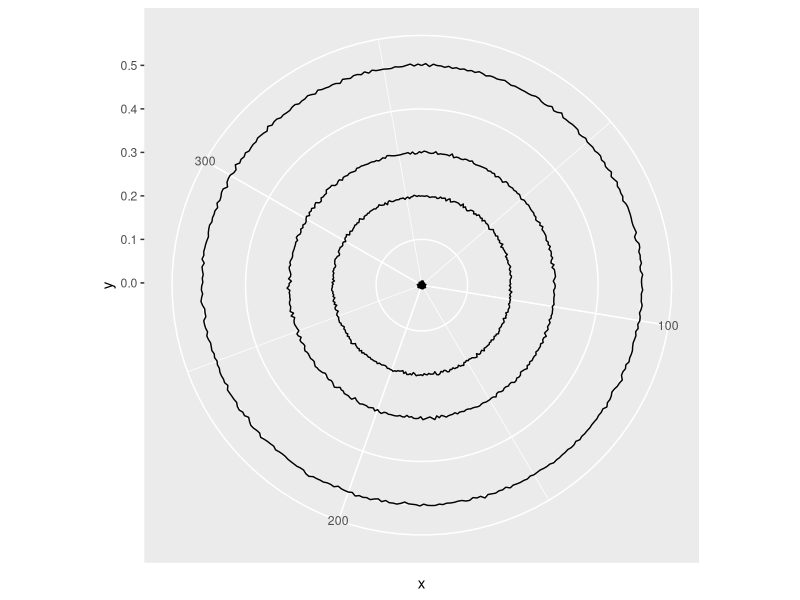

R code for this plot:

library(ggplot2)

test <- data.frame(x = 1, y = 0, ring = 0)
sigma <- 0.095/50
npoints <- 359
rw <- c(1e-10, 0.2,0.1, 0.2)
rwacc <- 0
for(i in 1:length(rw)){
  gen <- rnorm(npoints, rw[i], sigma)
  test <- rbind(
    test,
    data.frame(x = 1:360, y = c(rw[i]+rwacc, gen+rwacc), ring = i)
  )
  rwacc <- rwacc + rw[i]
}







ggplot(data = test) +
  geom_line(aes(x=x, y=y, group = ring)) +
  coord_polar()
